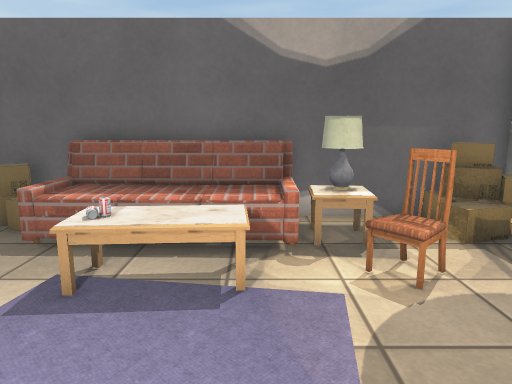
View 1 (above)

16 first-person views from a walk through a Unity game level. The camera is 1.3 m above the floor, tilts 10° down and sees 70° across. The floor is counted in squares, 0.5 m on a side. Each view is taken from the middle of a square. On the plan, view 1 faces up. The plan holds only what a view shows up to about 20 squares ahead; the rest is blank. The place goes on beyond the plan. The player is left out. Door leaves are left out, so doorways stand open. Some surface patterns are stand-ins.

View 2
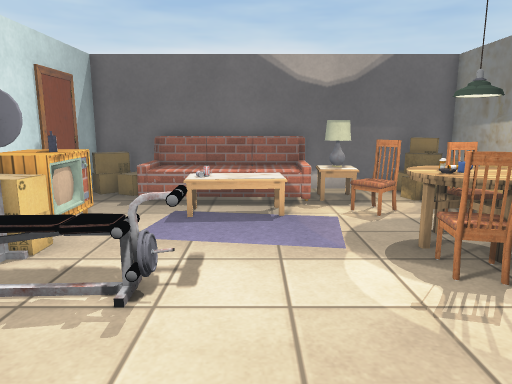

View 3
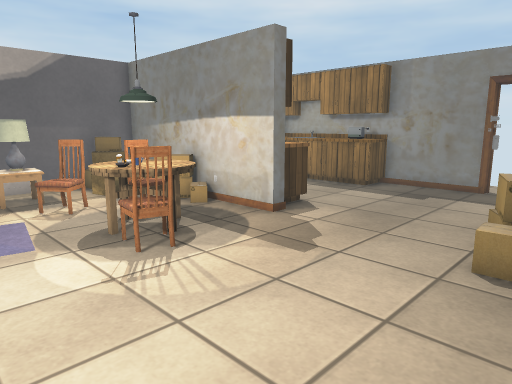

View 4
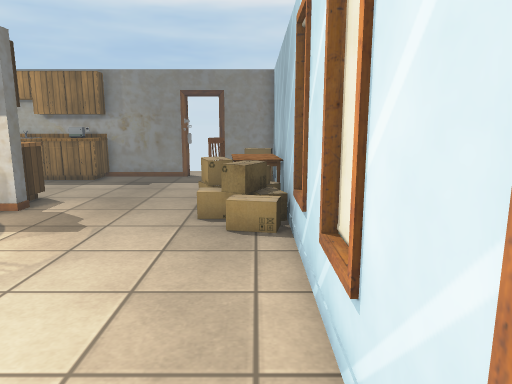

View 5
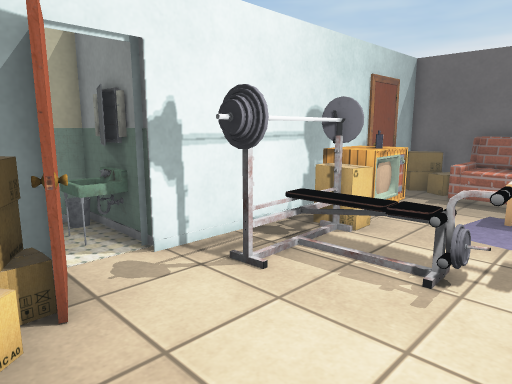

View 6
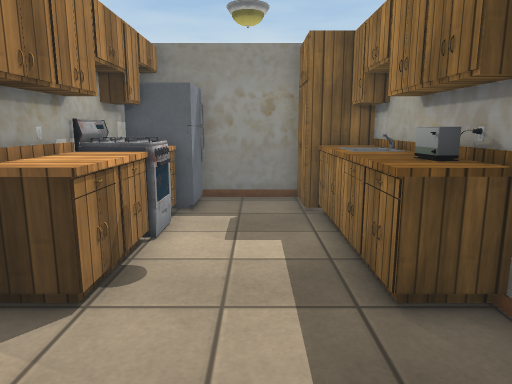

View 7
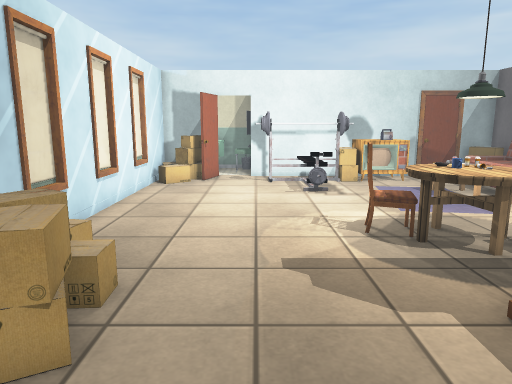

View 8
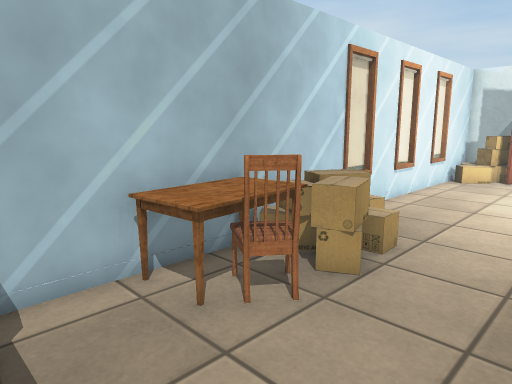

View 9
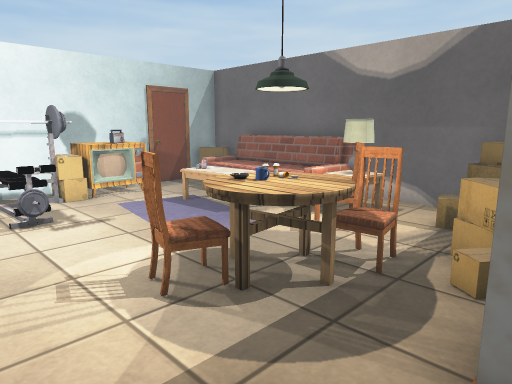

View 10
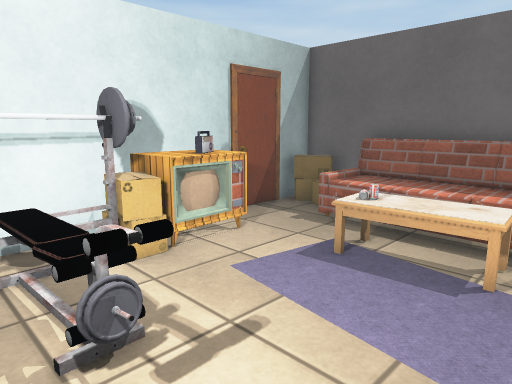

View 11
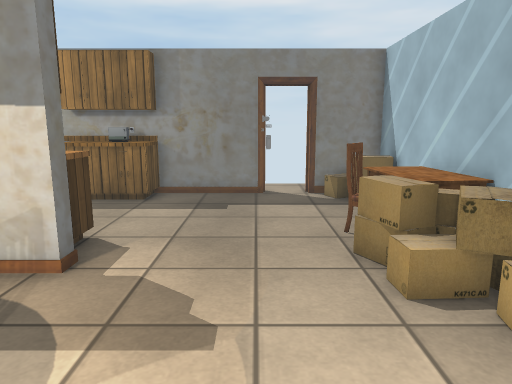

View 12
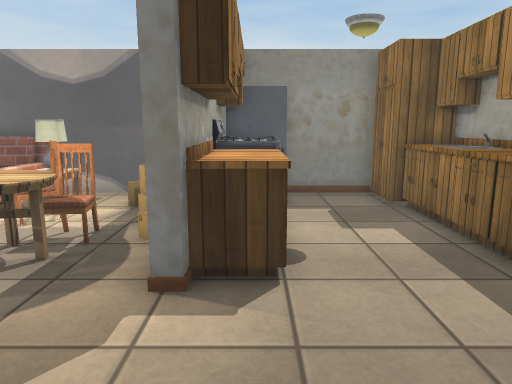

View 13
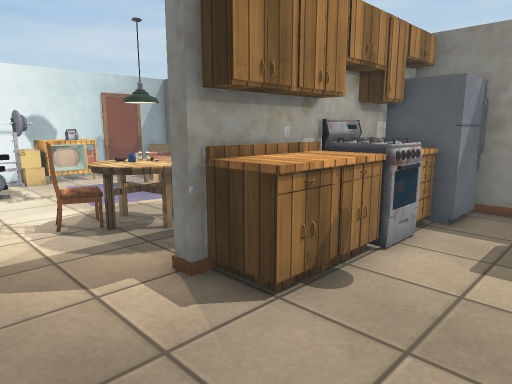

View 14
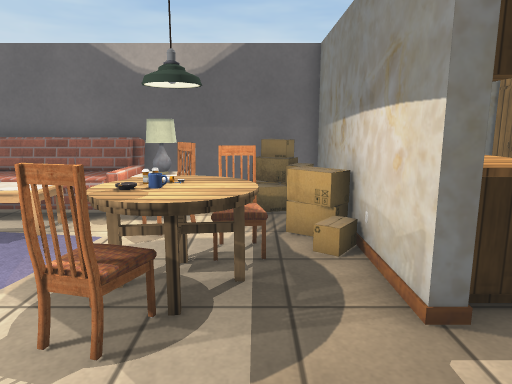

View 15
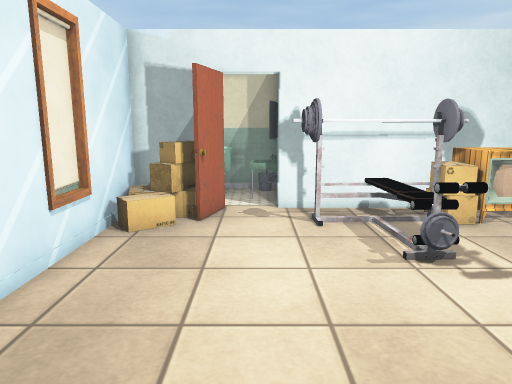

View 16
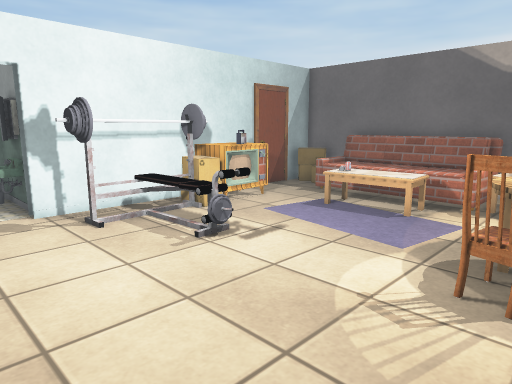

### Floor plan
Key: @ floor where view 1 was taken; # wall or solid block; . floor; D open door; = window, fence, low wall or low ledge; B box; S sofa; T table; L lamp; C chair; A TV; E bench; I cabinet; K desk; F fridge; G stove; O other object.
Columns run from 11 left of view 1 to 16 right of it. Each row starts with its distance up from view 1.
 11    ################  #####
 10    #BBSSSSSSS     ## F...#
  9    #=OSSOOOOTLT..B#F F...#
  8    #..SOOOOOTLT...##FF...#I#
  7    #....TTTT..C...##GG...II#
  6    # ...TTTT..C..BBGGG...II#
  5    #AO..TTTT...CC.#IGG...II#
  4    #AO..    ..TTT.#III...II#
  3    #BB.......TT#T.#III...IO#
  2    #BB........TTT.##II...II#
  1    #.EEEEE....C........... #
  0    #.EEE.E.@...............#
 -1   ##.E.................... #
 -2 ###D.E....................O#
 -3 #OOD......................DD
 -4 O. D##.............B.C.....D
 -5 O  #B#............OBBCK... #
 -6    #  ..........OB BKKK..B #
 -7    ########################

Positions as (right, up) in squares from view 1, and headings:
1: (0, 0), facing up
2: (-1, -5), facing up
3: (-1, -6), facing up-right
4: (-4, -6), facing right
5: (-1, -6), facing up-left
6: (12, -3), facing up
7: (12, -2), facing left
8: (14, -1), facing down-left
9: (8, -2), facing up-left
10: (1, -1), facing up-left
11: (1, -2), facing right
12: (9, -4), facing up
13: (13, -2), facing up-left
14: (5, -3), facing up
15: (4, -3), facing left
16: (4, -5), facing up-left
